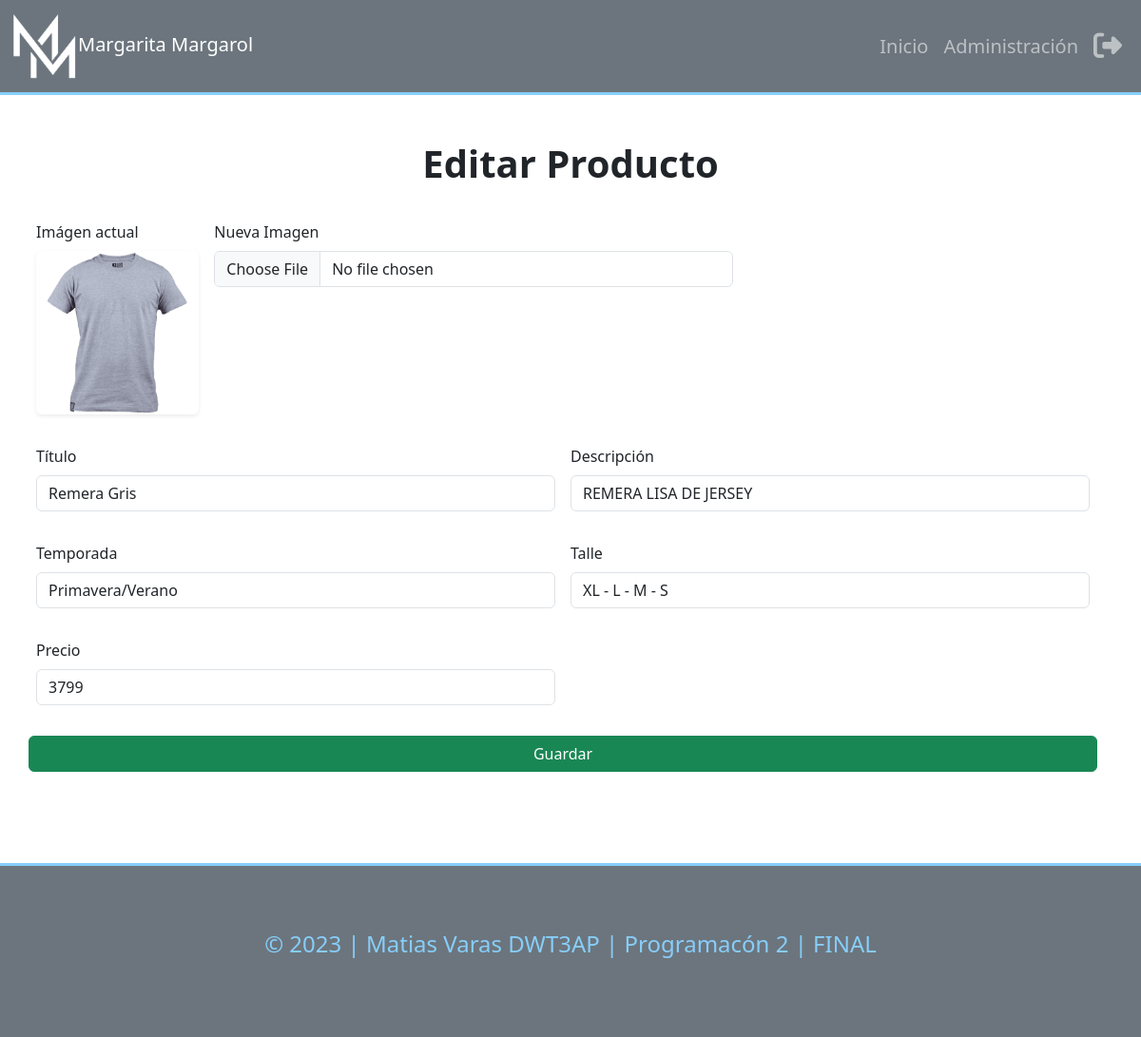
The app's page /admin/index.php?sec=edit_producto&id=2 (signed in) with its own data.
### tables this page shows
CREATE TABLE `producto` (
  `id` int(10) UNSIGNED NOT NULL,
  `titulo` varchar(256) NOT NULL,
  `prenda_id` int(10) UNSIGNED NOT NULL,
  `talle` varchar(256) NOT NULL,
  `temporada_id` int(10) UNSIGNED NOT NULL,
  `material_id` int(10) UNSIGNED NOT NULL,
  `marca_id` int(10) UNSIGNED NOT NULL,
  `descripcion` text NOT NULL,
  `portada` varchar(256) NOT NULL,
  `precio` float(8,2) NOT NULL
);

CREATE TABLE `temporada` (
  `id` int(10) UNSIGNED NOT NULL,
  `nombre` varchar(256) NOT NULL
);

### Clases/Producto.php (called while the page is built, shortened)
<?php
class Producto {
    protected $id;
    protected $titulo;
    protected $talle;
    protected $temporada_id;
    protected $descripcion;
    protected $portada;
    protected $precio;
    public function producto_por_id(int $idProducto) : ? Producto {
        $conexion = (new Conexion())->getConexion();
        $query = "SELECT p.*, GROUP_CONCAT(DISTINCT m.nombre) as materiales, GROUP_CONCAT(DISTINCT ma.nombre) as marcas, GROUP_CONCAT(DISTINCT t.nombre) as temporadas, pr.nombre as prenda_nombre
                  FROM producto p
                  LEFT JOIN material m ON p.material_id = m.id
                  LEFT JOIN marca ma ON p.marca_id = ma.id
                  LEFT JOIN temporada t ON p.temporada_id = t.id
                  LEFT JOIN prenda pr ON p.prenda_id = pr.id
                  WHERE p.id = :idProducto";
        $PDOStatement = $conexion->prepare($query);
        $PDOStatement->setFetchMode(PDO::FETCH_CLASS, self::class);
        $PDOStatement->execute(["idProducto" => $idProducto]);
        $result = $PDOStatement->fetch();
        return $result;
    }
    public function getId() {
        return $this->id;
    }
    public function getPortada() {
        return $this->portada;
    }
    public function getTitulo() {
        return $this->titulo;
    }
    public function getDescripcion() {
        return $this->descripcion;
    }
    public function getTalle() {
        return $this->talle;
    }
    public function getTemporada() {
        $temporada = (new Temporada())->get_por_id($this->temporada_id);
        $nombre = $temporada->getNombre();
        return $nombre;
    }
    public function getPrecio() {
        return $this->precio;
    }
}
?>

### Clases/Temporada.php (called while the page is built, shortened)
<?php
    class Temporada {
        protected $nombre;
    public function get_por_id(int $id) {
        $query = "SELECT * FROM temporada WHERE id = $id";
        $conexion = (new Conexion())->getConexion();
        $PDOStatement = $conexion->prepare($query);
        $PDOStatement->execute();
        $PDOStatement->setFetchMode(PDO::FETCH_CLASS, self::class);
        $resultado = $PDOStatement->fetch();
        return $resultado;
    }
    public function getNombre() {
        return $this->nombre;
    }
};
?>

### admin/Vistas/edit_producto.php (the view, shortened to what this page needs)
<?PHP
$id = $_GET['id'] ?? FALSE;
$producto = (new Producto())->producto_por_id($id);
?>
<div class="row my-5">
    <div class="col">
        <h1 class="text-center mb-1 fw-bold">Editar Producto</h1>
        <div class="row mb-5 d-flex align-items-center">
            <form class="row g-3" action="actions/edit_producto_acc.php?id=<?= $producto->getId() ?>" method="POST" enctype="multipart/form-data">
			<div class="col-md-2 mb-3">
                    <label for="imagen" class="form-label">Imágen actual</label>
                    <img src="../IMG/<?= $producto->getPortada() ?>" alt="Imágen Illustrativa de <?= $producto->getTitulo() ?>" class="img-fluid rounded shadow-sm d-block">
                </div>
				<div class="col-md-4 mb-3 w-50">
                    <label for="portada" class="form-label">Nueva Imagen</label>
                    <input class="form-control" type="file" id="portada" name="portada">
                </div>
                <div class="col-md-6 mb-3">
                    <label for="titulo" class="form-label">Título</label>
                    <input type="text" class="form-control" id="titulo" name="titulo" value="<?= $producto->getTitulo() ?>">
                </div>
				<div class="col-md-6 mb-3">
                    <label for="descripcion" class="form-label">Descripción</label>
                    <input type="text" class="form-control" id="descripcion" name="descripcion" value="<?= $producto->getDescripcion() ?>">
                </div>
                <div class="col-md-6 mb-3">
                    <label for="temporada" class="form-label">Temporada</label>
                    <input type="text" class="form-control" id="temporada" name="temporada" value="<?= $producto->getTemporada() ?>">
                </div>
                <div class="col-md-6 mb-3">
                    <label for="talle" class="form-label">Talle</label>
                    <input type="none" class="form-control" id="talle" name="talle" value="<?= $producto->getTalle() ?>">
                </div>
				<div class="col-md-6 mb-3">
                    <label for="precio" class="form-label">Precio</label>
                    <input type="text" class="form-control" id="precio" name="precio" value="<?= $producto->getPrecio() ?>">
                </div>
                <button type="submit" class="btn btn-success">Guardar</button>
            </form>
        </div>
    </div>
</div>

### CSS/estilos.css (style rules this page uses)
html { font-family: Open Sans, sans-serif; padding: 0; }

### records on screen
producto: portada (picture), titulo "Remera Gris", descripcion "REMERA LISA DE JERSEY", talle "XL - L - M - S", precio "3799"
temporada: temporada "Primavera/Verano"
